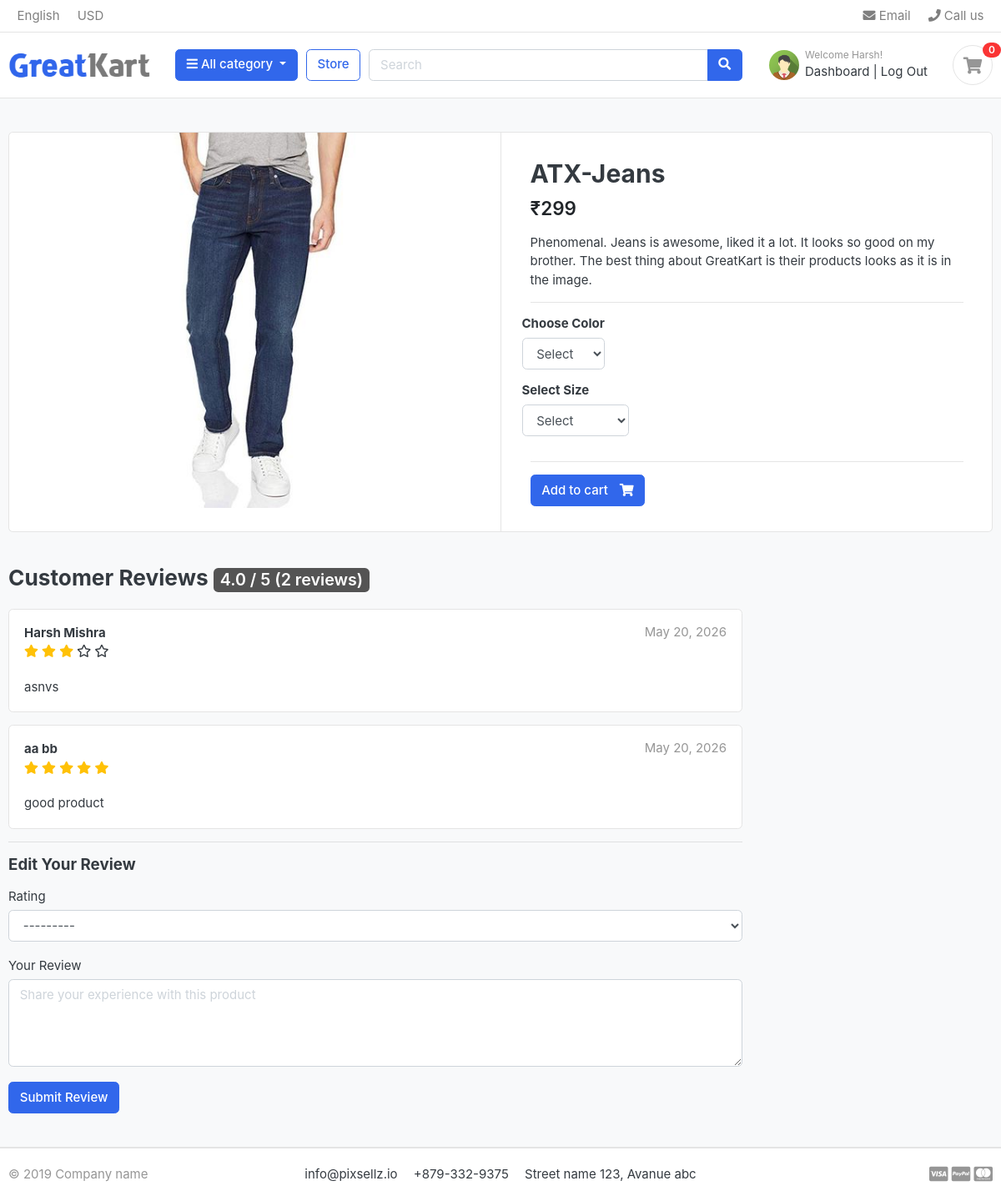
The page /store/category/jeans/atx-jeans/ (signed in) on the database its author committed.
### accounts/models.py (models this page shows, shortened)
class Account(AbstractBaseUser):
    first_name = models.CharField(max_length=50)
    last_name = models.CharField(max_length=50)
    username = models.CharField(max_length=50,unique = True)
    email = models.EmailField(max_length=50,unique=True)
    phone_number = models.CharField(max_length=15,null=True)
    date_joined = models.DateTimeField(auto_now_add=True)
    last_login = models.DateTimeField(auto_now=True)  # or we can remove it django handles it
    is_admin = models.BooleanField(default=False)
    is_staff = models.BooleanField(default=False)
    is_active = models.BooleanField(default=False)
    is_superadmin = models.BooleanField(default=False)
    USERNAME_FIELD = 'email'              # now we will be able to login with the 'email' field
    REQUIRED_FIELDS = ['username','first_name','last_name']
    objects = MyAccountManager()     # for telling the Account that we are using MyAccountManager for all the operations i.e. creating user and superuser

### store/models.py (models this page shows, shortened)
class Product(models.Model):
    product_name  = models.CharField(max_length=50,unique=True)
    slug          = models.SlugField(max_length=100,unique=True)
    description   = models.TextField(max_length=200,blank=True)
    price         = models.IntegerField()
    images        = models.ImageField(upload_to='photos/product')
    stock         = models.IntegerField()
    is_available  = models.BooleanField(default=True)
    category      = models.ForeignKey(Category, on_delete=models.CASCADE)
    created_date  = models.DateTimeField(auto_now_add=True)
    modified_date = models.DateTimeField(auto_now=True)

class Review(models.Model):
    RATING_CHOICES = (
        (1, '1 Star'),
        (2, '2 Stars'),
        (3, '3 Stars'),
        (4, '4 Stars'),
        (5, '5 Stars'),
    )
    product = models.ForeignKey(Product, on_delete=models.CASCADE, related_name='reviews')
    user = models.ForeignKey(Account, on_delete=models.CASCADE)
    rating = models.IntegerField(choices=RATING_CHOICES)
    comment = models.TextField(blank=True)
    created_at = models.DateTimeField(auto_now_add=True)
    updated_at = models.DateTimeField(auto_now=True)
    class Meta:
        unique_together = ('product', 'user')

### store/views.py (the view)
# urls.py: path('category/<slug:category_slug>/<slug:product_slug>/',views.product_detail,name='product_detail'),
def product_detail(request, category_slug, product_slug):
    try:
        single_product = Product.objects.get(category__slug = category_slug, slug = product_slug)
        in_cart = CartItem.objects.filter(cart__cart_id = _cart_id(request),product = single_product).exists()
    except Exception as e:
        raise e
    reviews = Review.objects.filter(product=single_product).order_by('-created_at')
    avg_rating = reviews.aggregate(Avg('rating'))['rating__avg']
    user_review = None
    can_review = False
    if request.user.is_authenticated:
        user_review = Review.objects.filter(product=single_product, user=request.user).first()
        can_review = OrderProduct.objects.filter(
            user=request.user,
            product=single_product,
            ordered=True,
            order__is_ordered=True
        ).exists()
    form = ReviewForm()
    context = {
        "single_product" : single_product,
        'in_cart' : in_cart,
        'reviews': reviews,
        'avg_rating': avg_rating,
        'review_count': reviews.count(),
        'user_review': user_review,
        'can_review': can_review,
        'form': form,
    }
    return render(request, 'store/product_detail.html',context)

### store/forms.py
class ReviewForm(forms.ModelForm):
    class Meta:
        model = Review
        fields = ['rating', 'comment']
        widgets = {
            'rating': forms.Select(attrs={
                'class': 'form-control',
                'required': 'required',
            }),
            'comment': forms.Textarea(attrs={
                'class': 'form-control',
                'rows': 4,
                'placeholder': 'Share your experience with this product',
                'required': 'required',
            }),
        }
    def __init__(self, *args, **kwargs):
        super(ReviewForm, self).__init__(*args, **kwargs)
        self.fields['comment'].required = True
        self.fields['rating'].required = True

### accounts/context_processors.py (called while the page is built)
def profile(request):
    if request.user.is_authenticated:
        try:
            profile = request.user.profile
        except Profile.DoesNotExist:
            profile = None
        return {'profile': profile}
    return {'profile': None}

### carts/context_processors.py (called while the page is built)
def counter(request):
    cart_count = 0
    if 'admin' in request.path:
        return {}
    else:
        try:
            cart = Cart.objects.filter(cart_id = _cart_id(request))
            cart_items = CartItem.objects.all().filter(cart = cart[:1])
            for cart_item in cart_items:
                cart_count = cart_count + cart_item.quantity
        except Cart.DoesNotExist:
            cart_count = 0
    return dict(cart_count = cart_count)

### carts/views.py (called while the page is built)
def _cart_id(request):
    cart = request.session.session_key
    if not cart:
        cart = request.session.create()
    return cart

### category/context_processors.py (called while the page is built)
def menu_links(request):
    links = Category.objects.all()
    return dict(links = links)

### category/models.py (called while the page is built)
    def get_url(self):
        return reverse('products_by_category', args=[self.slug])

### store/models.py (called while the page is built)
    def colors(self):
        return super(VariationManager,self).filter(variation_category = 'color',is_active = True)

    def sizes(self):
        return super(VariationManager,self).filter(variation_category = 'size',is_active = True)

### templates/store/product_detail.html (shortened to what this page needs)
{% extends 'base.html' %}
{% load static %}
{% block content %}
<section class="section-content padding-y bg">
<div class="container">
<div class="card">
	<div class="row no-gutters">
		<aside class="col-md-6">
<article class="gallery-wrap">
	<div class="img-big-wrap">
	   <a href="#"><img src="{{single_product.images.url}}"></a>
	</div>
</article>
		</aside>
		<main class="col-md-6 border-left">
<form action="{% url 'add_cart' single_product.id %}?next={{ request.path }}" method="POST">
	<article class="content-body">
	<h2 class="title">{{single_product.product_name}}</h2>
	<div class="mb-3">
		<var class="price h4">₹{{single_product.price}}</var>
	</div>
	<p>{{single_product.description}}</p>
	<hr>
		<div class="row">
			<div class="item-option-select">
				<h6>Choose Color</h6>
				<select name="color" class="form-control" required>
					<option value="" disabled selected>Select</option>
				</select>
			</div>
		</div>
		<div class="row">
			<div class="item-option-select">
				<h6>Select Size</h6>
				<select name="size" class="form-control" required>
					<option value="" disabled selected>Select</option>
				</select>
			</div>
		</div>
		<hr>
		{% if single_product.stock <= 0 %}
		<h5 class = "text-danger">Out of Stock</h5>
		{% else %}
			<button type= "submit" class="btn btn-primary"> <span class="text">Add to cart</span> <i class="fas fa-shopping-cart"></i></button>
		{% endif %}
	</article>
</form>
		</main>
	</div>
</div>
<br>
<div class="row">
			<div class="col-md-9">
	<header class="section-heading">
		<h3>Customer Reviews
		{% if avg_rating %}
			<span class="badge badge-secondary">{{ avg_rating|floatformat:1 }} / 5 ({{ review_count }} reviews)</span>
		{% else %}
			<span class="badge badge-secondary">No reviews yet</span>
		{% endif %}
		</h3>
	</header>
	{% if reviews %}
		{% for review in reviews %}
		<article class="box mb-3">
			<div class="icontext w-100">
				<div class="text">
					<span class="date text-muted float-md-right">{{ review.created_at|date:"M d, Y" }}</span>
					<h6 class="mb-1">
						{% if review.user.first_name or review.user.last_name %}
							{{ review.user.first_name }} {{ review.user.last_name }}
						{% else %}
							{{ review.user.email }}
						{% endif %}
					</h6>
					<div class="rating mb-2">
						{% for i in "x"|rjust:"5" %}
							{% if forloop.counter <= review.rating %}
								<i class="fas fa-star" style="color: #ffc107;"></i>
							{% else %}
								<i class="far fa-star"></i>
							{% endif %}
						{% endfor %}
					</div>
				</div>
			</div>
			<div class="mt-3">
				<p>{{ review.comment }}</p>
			</div>
		</article>
		{% endfor %}
	{% else %}
		<p class="text-muted">No reviews yet. Be the first to review this product!</p>
	{% endif %}
	{% if user.is_authenticated %}
		<hr>
		{% if can_review %}
			<h5 class="mb-3">{% if user_review %}Edit Your Review{% else %}Leave a Review{% endif %}</h5>
			<form method="post" action="{% url 'add_review' single_product.id %}">
				<div class="form-group">
					<label for="{{ form.rating.id_for_label }}">Rating</label>
					{{ form.rating }}
				</div>
				<div class="form-group">
					<label for="{{ form.comment.id_for_label }}">Your Review</label>
					{{ form.comment }}
				</div>
				<button type="submit" class="btn btn-primary">Submit Review</button>
			</form>
		{% else %}
			<p class="text-muted">Only customers who purchased this product can leave a review.</p>
		{% endif %}
	{% else %}
		<hr>
		<p><a href="{% url 'login' %}">Log in</a> to leave a review</p>
	{% endif %}
	</div>
</div>
</div>
</section>
{% endblock %}

### templates/includes/navbar.html (shortened to what this page needs)
{% load static %}
<header class="section-header">
<nav class="navbar p-md-0 navbar-expand-sm navbar-light border-bottom">
<div class="container">
  <div class="collapse navbar-collapse" id="navbarTop4">
    <ul class="navbar-nav mr-auto">
    	<li class="nav-item dropdown">
		 	<a href="#" class="nav-link">   English </a>
		</li>
		<li class="nav-item dropdown">
			<a href="#" class="nav-link"> USD </a>
		</li>
    </ul>
    <ul class="navbar-nav">
		<li><a href="#" class="nav-link"> <i class="fa fa-envelope"></i> Email </a></li>
		<li><a href="#" class="nav-link"> <i class="fa fa-phone"></i> Call us </a></li>
	</ul>
  </div>
</div>
</nav>
<section class="header-main border-bottom">
	<div class="container">
<div class="row align-items-center">
	<div class="col-lg-2 col-md-3 col-6">
		<a href="/" class="brand-wrap">
			<img class="logo" src="{% static './images/logo.png' %}">
		</a>
	</div>
	<div class="col-lg col-sm col-md col-6 flex-grow-0">
		<div class="category-wrap dropdown d-inline-block float-right">
			<button type="button" class="btn btn-primary dropdown-toggle" data-toggle="dropdown">
				<i class="fa fa-bars"></i> All category
			</button>
		</div>
	</div>
	<a href="{% url 'store' %}" class="btn btn-outline-primary">Store</a>
	<div class="col-lg  col-md-6 col-sm-12 col">
		<form action="{% url 'search' %}" class="search" method="GET">
			<div class="input-group w-100">
			    <input type="text" class="form-control" style="width:60%;" placeholder="Search" name = "keyword">
			    <div class="input-group-append">
			      <button class="btn btn-primary" type="submit">
			        <i class="fa fa-search"></i>
			      </button>
			    </div>
		    </div>
		</form>
	</div>
	<div class="col-lg-3 col-sm-6 col-8 order-2 order-lg-3">
				<div class="d-flex justify-content-end mb-3 mb-lg-0">
					{% if user.id is None %}
					<div class="widget-header">
						<small class="title text-muted">Welcome guest!</small>
						<div>
							<a href="{% url 'login' %}">Sign in</a> <span class="dark-transp"> | </span>
							<a href="{% url 'register' %}"> Register</a>
						</div>
					</div>
					{% else %}
					<div class="d-flex align-items-center">
						{% if profile.profile_image %}
                                    <img src="{{ profile.profile_image.url }}" class="img-xs rounded-circle mr-2" style="width:36px;height:36px;object-fit:cover;" alt="Profile image">
                                {% else %}
                                    {% if profile.gender == 'M' %}
                                        <img src="{% static 'images/avatars/avatar4.png' %}" class="img-xs rounded-circle mr-2" style="width:36px;height:36px;object-fit:cover;" alt="Profile image">
                                    {% elif profile.gender == 'F' %}
                                        <img src="{% static 'images/avatars/avatar5.jpg' %}" class="img-xs rounded-circle mr-2" style="width:36px;height:36px;object-fit:cover;" alt="Profile image">
                                    {% elif profile.gender == 'O' %}
                                        <img src="{% static 'images/avatars/avatar6.png' %}" class="img-xs rounded-circle mr-2" style="width:36px;height:36px;object-fit:cover;" alt="Profile image">
                                    {% endif %}
                                {% endif %}
						<div class="widget-header">
							<small class="title text-muted">Welcome {{user.first_name}}!</small>
							<div>
								<a href="{% url 'dashboard' %}">Dashboard</a> <span class="dark-transp"> | </span>
								<a href="{% url 'logout' %}"> Log Out</a>
							</div>
						</div>
					</div>
					{% endif %}
					<a href="{% url 'cart' %}" class="widget-header pl-3 ml-3">
						<div class="icon icon-sm rounded-circle border"><i class="fa fa-shopping-cart"></i></div>
						<span class="badge badge-pill badge-danger notify">{{cart_count}}</span>
					</a>
				</div>
			</div>
</div>
	</div>
</section>
</header>

### static/css/ui.css (style rules this page uses)
html { font-family: "Inter", sans-serif; font-size: 15px; }
.content-body { flex: 1 1 auto; padding: 2rem 2.3rem; }
.icon-xs, .icon-sm, .icon-md, .icon-lg { display: inline-block; text-align: center; flex-shrink: 0; flex-grow: 0; }
.icon-sm { width: 48px; height: 48px; line-height: 48px !important; font-size: 20px; }
.img-xs, .img-sm, .img-md, .img-lg { -o-object-fit: cover; object-fit: cover; flex-shrink: 0; flex-grow: 0; }
.img-xs { width: 40px; height: 40px; }
.padding-y { padding-top: 40px; padding-bottom: 40px; }
var { font-style: normal; }
article:after, .form-group:after { display: block; clear: both; content: ""; }
.bg { background-color: #f8f9fa; }
.section-heading { margin-bottom: 20px; margin-top: 15px; }
p:last-child { margin-bottom: 0; }
.header-main { position: relative; padding-top: 1rem; padding-bottom: 1rem; }
.brand-wrap .logo, .navbar-brand .logo { margin-right: 7px; max-height: 42px; display: inline-block; }
.widget-header { display: inline-block; vertical-align: middle; position: relative; }
.widget-header a { color: #343a40; }
.widget-header i { color: #969696; }
.widget-header .title { display: block; }
.widget-header .notify { position: absolute; top: -3px; right: -10px; }
.btn .text + i { margin-left: 10px; }
.icontext { display: inline-flex; align-items: center; vertical-align: middle; }
.icontext .text { width: 100%; line-height: 1.2; }
.notify { position: absolute; top: -4px; right: -10px; display: inline-block; padding: 0.25em 0.6em; font-size: 12px; line-height: 1; text-align: center; border-radius: 3rem; color: #fff; background-color: #fa3434; }
.price { font-weight: 600; color: #212529; }
.box { padding: 18px; background: #fff; border-radius: 0.37rem; border: 1px solid #e4e4e4; }
.gallery-wrap .img-big-wrap { margin-bottom: 10px; border-radius: 0.37rem; overflow: hidden; background-color: #fff; }
.gallery-wrap .img-big-wrap a { text-align: center; display: block; }
.gallery-wrap .img-big-wrap img { height: 450px; width: auto; display: inline-block; }
.item-option-select { margin-bottom: 1rem; display: inline-block; margin-right: 15px; }

### rows shown on the page
Account: first_name "Harsh"
Product: images (picture), product_name "ATX-Jeans", price "299", description "Phenomenal. Jeans is awesome, liked it a lot. It looks so good on my brother. The best thing about GreatKart is their products looks as it is in the image."
Review: created_at "May 20, 2026", user.first_name "Harsh", user.last_name "Mishra", rating 3 (drawn), comment "asnvs"
Review: created_at "May 20, 2026", user.first_name "aa", user.last_name "bb", rating 5 (drawn), comment "good product"

### other values the page prints
{{ cart_count }} "0"
{{ avg_rating|floatformat:1 }} "4.0"
{{ review_count }} "2"
